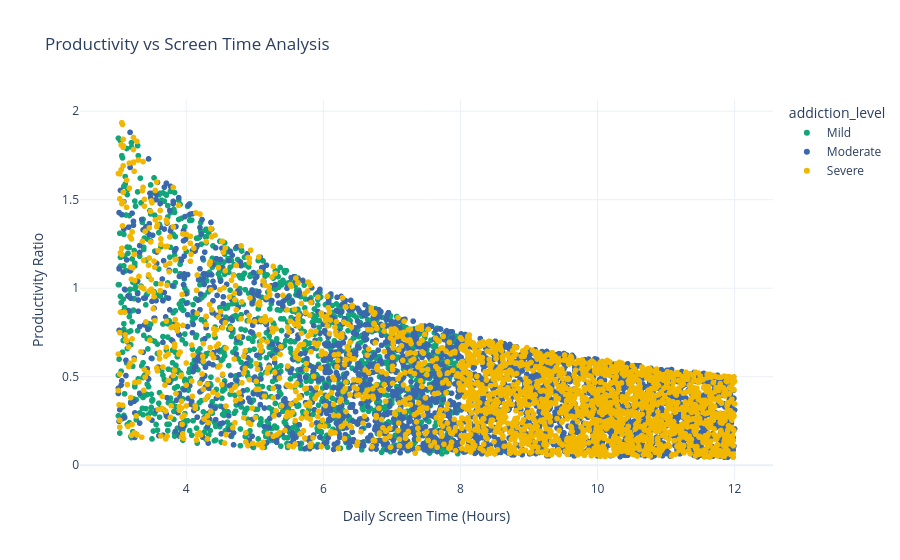

The notebook cell this image was saved under:
### Code cell
#Productivity vs Screen Time Analysis
fig = px.scatter(
    df,
    x="daily_screen_time_hours",
    y="productivity_ratio",
    color="addiction_level",
    title="Productivity vs Screen Time Analysis",
    labels={
        "daily_screen_time_hours": "Daily Screen Time (Hours)",
        "productivity_ratio": "Productivity Ratio"
    },
    color_discrete_sequence=px.colors.qualitative.Bold
)

fig.update_layout(template="plotly_white")

fig.show()

### Figure 1 — Plotly figure (JSON) as saved in the notebook; plotly's stock layout.template omitted (floating-point values rounded to 4 significant figures; data arrays with more than 128 entries replaced by an {"elided": "..."} marker saying what was removed)
{"data": [{"hovertemplate": "addiction_level=Mild<br>Daily Screen Time (Hours)=%{x}<br>Productivity Ratio=%{y}<extra></extra>", "legendgroup": "Mild", "marker": {"color": "rgb(17, 165, 121)", "symbol": "circle"}, "mode": "markers", "name": "Mild", "showlegend": true, "type": "scattergl", "x": {"elided": "1373 float values"}, "xaxis": "x", "y": {"elided": "1373 float values"}, "yaxis": "y"}, {"hovertemplate": "addiction_level=Moderate<br>Daily Screen Time (Hours)=%{x}<br>Productivity Ratio=%{y}<extra></extra>", "legendgroup": "Moderate", "marker": {"color": "rgb(57, 105, 172)", "symbol": "circle"}, "mode": "markers", "name": "Moderate", "showlegend": true, "type": "scattergl", "x": {"elided": "2874 float values"}, "xaxis": "x", "y": {"elided": "2874 float values"}, "yaxis": "y"}, {"hovertemplate": "addiction_level=Severe<br>Daily Screen Time (Hours)=%{x}<br>Productivity Ratio=%{y}<extra></extra>", "legendgroup": "Severe", "marker": {"color": "rgb(242, 183, 1)", "symbol": "circle"}, "mode": "markers", "name": "Severe", "showlegend": true, "type": "scattergl", "x": {"elided": "2434 float values"}, "xaxis": "x", "y": {"elided": "2434 float values"}, "yaxis": "y"}], "layout": {"legend": {"title": {"text": "addiction_level"}, "tracegroupgap": 0}, "title": {"text": "Productivity vs Screen Time Analysis"}, "xaxis": {"anchor": "y", "domain": [0, 1], "title": {"text": "Daily Screen Time (Hours)"}}, "yaxis": {"anchor": "x", "domain": [0, 1], "title": {"text": "Productivity Ratio"}}}}
